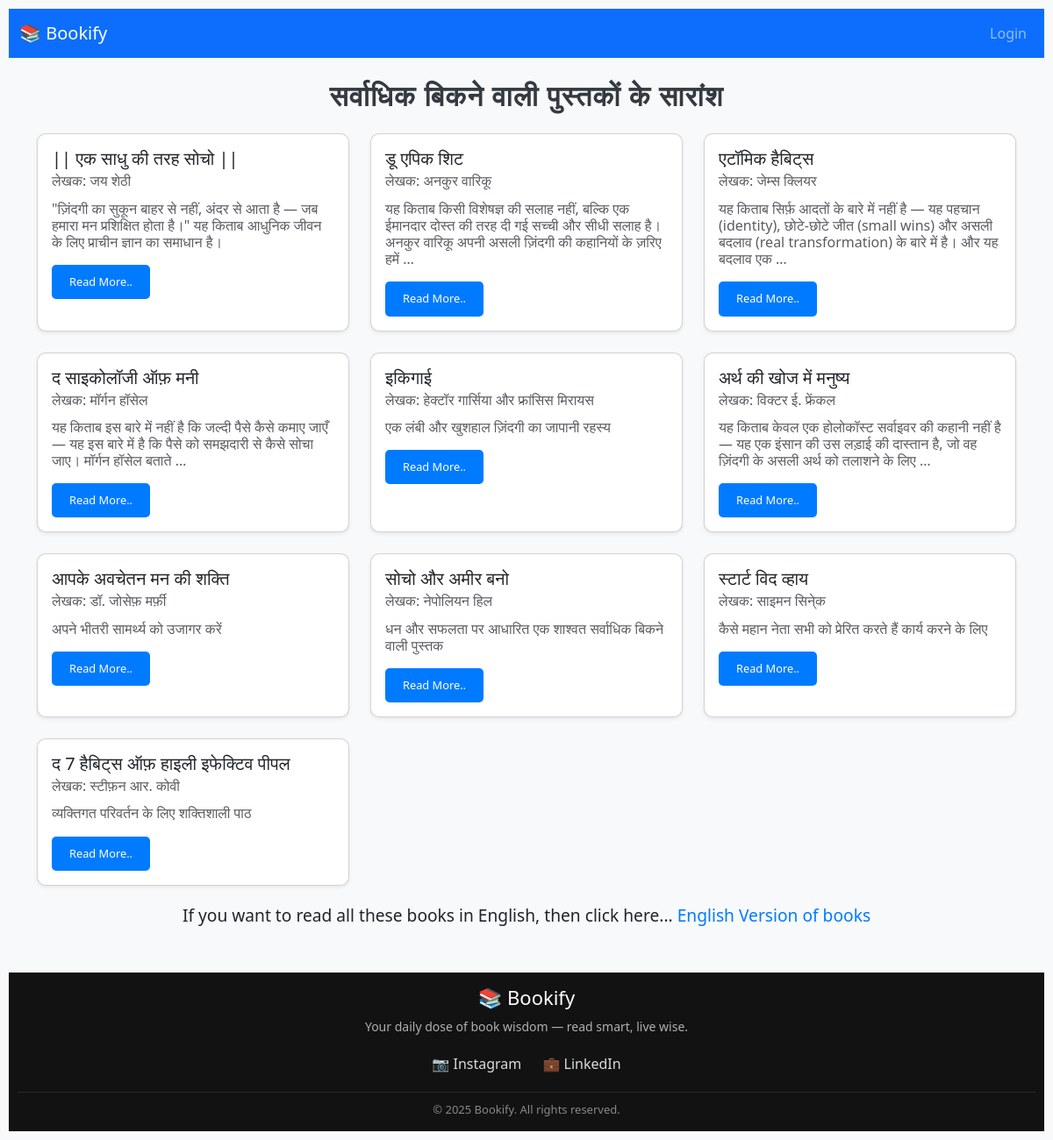
Screenshot of /hindi_version/ with the database file from the repository.
### Application/models.py (models this page shows, shortened)
class HindiVersion(models.Model):
    hindi_title = models.CharField(max_length=100)
    hindi_author = models.CharField(max_length=100)
    hindi_description = models.TextField(blank=True, null=True)
    hindi_summary = models.TextField()

### Application/views.py (the view)
# urls.py: path('hindi_version/', views.HindiBookSummaryView, name='hindi-book-list'),
def HindiBookSummaryView(request):
    hindi_book_summary = HindiVersion.objects.all()
    return render(request, 'hindi_book_summary.html', {'hindi_book_summary': hindi_book_summary})

### templates/hindi_book_summary.html (shortened to what this page needs)
{% extends 'base.html' %}
{% block content %}
<h2 class="mb-4">सर्वाधिक बिकने वाली पुस्तकों के सारांश</h2>
<div class="row row-cols-1 row-cols-md-3 g-4">
  {% for book in hindi_book_summary %}
  <div class="col">
    <div class="card h-100 shadow-sm">
      <div class="card-body">
        <h5 class="card-title">{{ book.hindi_title }}</h5>
        <h6 class="card-subtitle mb-3 text-muted">लेखक: {{ book.hindi_author }}</h6>
        <h6 class="card-subtitle mb-3 text-muted">{{ book.hindi_description|truncatewords:30 }}</h6>
        <a href="{% url "hindi-book-detail" book.id %}"><input type="submit" value="Read More.."></a>
      </div>
    </div>
  </div>
  {% empty %}
  <p>No books available yet.</p>
  {% endfor %}
</div>
  <div class="English">
    <p>If you want to read all these books in English, then click here... <a href="{% url "book-list" %}">English Version of books</a></p>
  </div>
{% endblock %}

### templates/hindi_book_summary.html (style rules this page uses)
body { padding: 10px; background-color: #f8f9fa; }
.card { border-radius: 10px; transition: transform 0.2s; }
input[type="submit"] { background-color: #007bff; color: white; border: none; padding: 10px 20px; border-radius: 5px; cursor: pointer; font-size: .8rem; }
h2 { color: #343a40; font-weight: bold; text-align: center; margin-bottom: 20px; text-transform: uppercase; letter-spacing: 1px; font-size: 2rem; }
.English { text-align: center; margin-top: 20px; font-size: 1.2rem; }
.English a { color: #007bff; text-decoration: none; }

### rows the page displays
HindiVersion: hindi_title "|| एक साधु की तरह सोचो ||", hindi_author "जय शेठी", hindi_description "\"ज़िंदगी का सुकून बाहर से नहीं, अंदर से आता है — जब हमारा मन प्रशिक्षित होता है।\" यह किताब आधुनिक जीवन के लिए प्राचीन ज्ञान का समाधान है।"
HindiVersion: hindi_title "डू एपिक शिट", hindi_author "अनकुर वारिकू", hindi_description "यह किताब किसी विशेषज्ञ की सलाह नहीं, बल्कि एक ईमानदार दोस्त की तरह दी गई सच्ची और सीधी सलाह है। अनकुर वारिकू अपनी असली ज़िंदगी की कहानियों के ज़रिए हमें …"
HindiVersion: hindi_title "एटॉमिक हैबिट्स", hindi_author "जेम्स क्लियर", hindi_description "यह किताब सिर्फ़ आदतों के बारे में नहीं है — यह पहचान (identity), छोटे-छोटे जीत (small wins) और असली बदलाव (real transformation) के बारे में है। और यह बदलाव एक …"
HindiVersion: hindi_title "द साइकोलॉजी ऑफ़ मनी", hindi_author "मॉर्गन हॉसेल", hindi_description "यह किताब इस बारे में नहीं है कि जल्दी पैसे कैसे कमाए जाएँ — यह इस बारे में है कि पैसे को समझदारी से कैसे सोचा जाए। मॉर्गन हॉसेल बताते …"
HindiVersion: hindi_title "इकिगाई", hindi_author "हेक्टॉर गार्सिया और फ्रांसिस मिरायस", hindi_description "एक लंबी और खुशहाल ज़िंदगी का जापानी रहस्य"
HindiVersion: hindi_title "अर्थ की खोज में मनुष्य", hindi_author "विक्टर ई. फ्रेंकल", hindi_description "यह किताब केवल एक होलोकॉस्ट सर्वाइवर की कहानी नहीं है — यह एक इंसान की उस लड़ाई की दास्तान है, जो वह ज़िंदगी के असली अर्थ को तलाशने के लिए …"
HindiVersion: hindi_title "आपके अवचेतन मन की शक्ति", hindi_author "डॉ. जोसेफ़ मर्फ़ी", hindi_description "अपने भीतरी सामर्थ्य को उजागर करें"
HindiVersion: hindi_title "सोचो और अमीर बनो", hindi_author "नेपोलियन हिल", hindi_description "धन और सफलता पर आधारित एक शाश्वत सर्वाधिक बिकने वाली पुस्तक"
HindiVersion: hindi_title "स्टार्ट विद व्हाय", hindi_author "साइमन सिने्क", hindi_description "कैसे महान नेता सभी को प्रेरित करते हैं कार्य करने के लिए"
HindiVersion: hindi_title "द 7 हैबिट्स ऑफ़ हाइली इफेक्टिव पीपल", hindi_author "स्टीफ़न आर. कोवी", hindi_description "व्यक्तिगत परिवर्तन के लिए शक्तिशाली पाठ"
